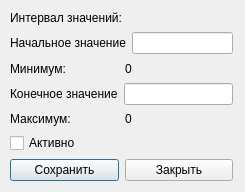
<?xml version="1.0" encoding="UTF-8"?>
<ui version="4.0">
 <class>Dimensional_setter</class>
 <widget class="QDialog" name="Dimensional_setter">
  <property name="geometry">
   <rect>
    <x>0</x>
    <y>0</y>
    <width>245</width>
    <height>192</height>
   </rect>
  </property>
  <property name="minimumSize">
   <size>
    <width>245</width>
    <height>192</height>
   </size>
  </property>
  <property name="maximumSize">
   <size>
    <width>245</width>
    <height>192</height>
   </size>
  </property>
  <property name="windowTitle">
   <string>Ввод</string>
  </property>
  <widget class="QWidget" name="layoutWidget">
   <property name="geometry">
    <rect>
     <x>10</x>
     <y>10</y>
     <width>223</width>
     <height>171</height>
    </rect>
   </property>
   <layout class="QVBoxLayout" name="verticalLayout">
    <item>
     <widget class="QLabel" name="label_3">
      <property name="text">
       <string>Интервал значений:</string>
      </property>
     </widget>
    </item>
    <item>
     <layout class="QHBoxLayout" name="horizontalLayout_2">
      <item>
       <widget class="QLabel" name="label">
        <property name="text">
         <string>Начальное значение</string>
        </property>
       </widget>
      </item>
      <item>
       <widget class="QLineEdit" name="lineEdit"/>
      </item>
     </layout>
    </item>
    <item>
     <layout class="QHBoxLayout" name="horizontalLayout_4">
      <item>
       <widget class="QLabel" name="label_4">
        <property name="text">
         <string>Минимум:</string>
        </property>
       </widget>
      </item>
      <item>
       <widget class="QLabel" name="label_5">
        <property name="text">
         <string>0</string>
        </property>
       </widget>
      </item>
     </layout>
    </item>
    <item>
     <layout class="QHBoxLayout" name="horizontalLayout">
      <item>
       <widget class="QLabel" name="label_2">
        <property name="text">
         <string>Конечное значение</string>
        </property>
       </widget>
      </item>
      <item>
       <widget class="QLineEdit" name="lineEdit_2"/>
      </item>
     </layout>
    </item>
    <item>
     <layout class="QHBoxLayout" name="horizontalLayout_5">
      <item>
       <widget class="QLabel" name="label_6">
        <property name="text">
         <string>Максимум:</string>
        </property>
       </widget>
      </item>
      <item>
       <widget class="QLabel" name="label_7">
        <property name="text">
         <string>0</string>
        </property>
       </widget>
      </item>
     </layout>
    </item>
    <item>
     <widget class="QCheckBox" name="checkBox">
      <property name="text">
       <string>Активно</string>
      </property>
     </widget>
    </item>
    <item>
     <layout class="QHBoxLayout" name="horizontalLayout_3">
      <item>
       <widget class="QPushButton" name="pushButton">
        <property name="text">
         <string>Сохранить</string>
        </property>
       </widget>
      </item>
      <item>
       <widget class="QPushButton" name="pushButton_2">
        <property name="text">
         <string>Закрыть</string>
        </property>
       </widget>
      </item>
     </layout>
    </item>
   </layout>
  </widget>
 </widget>
 <resources/>
 <connections/>
</ui>
